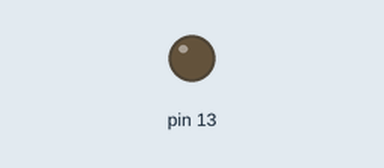
Recording of a sketch running on a simulated Arduino Uno, built with avr-gcc and run on an emulated ATmega328P. Shown: output pins drawn as LEDs (lit = HIGH). What the sketch prints to the serial monitor is not drawn.

Above: at 0.1 s.
At 0.7 s:
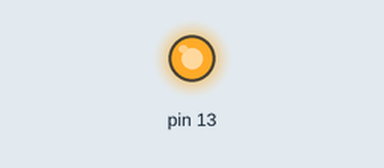
Timing chart, 0 to 2.3 s (numbered marks = the images above):
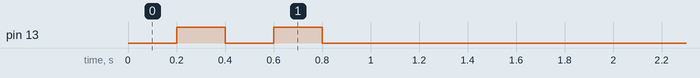

The sketch:

ring-led-aa.ino
```cpp
// ring-led-aa.ino

// Fri Aug 23 19:49:29 UTC 2019
```

sketch_ring-led-aa.cpp
```cpp
// ring-led-aa-sketch.cpp
// 23 August 2019  14:43 UTC

// recent update:
// Fri Aug 23 19:49:29 UTC 2019

// CURRENT platform: ItsyBitsyM4, Adafruit

// (future test platform: Metro M4 Express, Adafruit - SOON)

#include <Arduino.h>
#define LED 13 // D13 // Metro vs ItsyBitsy here - TODO
#define WIGGLE_COUNT 12 // full on-off cycle count

// swap these two lines, as required:
#undef  NO_WIGGLE
#define NO_WIGGLE


// STKSIZE is always a power of two; STKMASK is one less than STKSIZE
const int STKSIZE = 8;
const int STKMASK = 7;
int stack[STKSIZE];
int p = 0;

/* TOS is Top Of Stack */
#define TOS stack[p]

// Note: TOS can by any element of the stack[] array!
// In particular, it is often not the same as stack[0] (as one might expect).

// push n to top of data stack
void push(int n) {
  p = (p + 1)& STKMASK;
  TOS = n;
}

// return top of stack
int pop(void) {
  int n = TOS;
  p = (p - 1)& STKMASK;
  return n;
}


// Global delay timer
int spd = 1044; // int spd = 44;


// set the pin named in the TOS (top of stack) to OUTPUT (push-pull) mode
void output(void) { // ( n -- )
  pinMode(pop(), OUTPUT);
}


void led_off(void) { // ( -- )
  push(LED);
  int a = pop();
  digitalWrite(a, LOW);
}

void led_on(void) { // ( -- )
  push(LED);
  int a = pop();
  digitalWrite(a, HIGH);
}

/*
void del(void) {
  delay(pop());
}
*/

// normalize spd to a reasonable value of 100, if it is outside 2 thru 22333
void defspeed(void) { // ( -- )
  if ((spd < 2) || (spd > 22333) ) { spd = 100; }
}

/*
213 // delay TOS # of milliseconds
214 NAMED(_delay, "delay");
215 void del() {
216   delay(pop());
217 }
218
219 void defspeed() {
220     if ((spd < 2) || (spd > 22333) ) { spd = 100; }
221 }
*/

// Toggle pin at TOS and delay(spd), repeat...
void wiggle(void) { // ( n -- )
  int a = pop(); // which gpio pin?
  pinMode(a, OUTPUT);
  for (int i = 0; i < WIGGLE_COUNT; i++) {
    digitalWrite(a, HIGH);
    defspeed();
    delay(spd); // delay(100);
    digitalWrite(a, LOW);
    delay(spd); // delay(100);
  }
}

// - - - -   populate stack sample values   - - -
void populate_stack_for_test(void) {
  int n = -299;
/*
  push(n); // can push initial value n, here
*/

/*
  n = -200; push(n);
*/

  n = -107; push(n);
  n = -106; push(n);
  n = -105; push(n);
  n = -104; push(n);
  n = -103; push(n);
  n = -102; push(n);
  n = -101; push(n);
  n = -100; push(n);
}

// - - - -   printing   - - - -
void print_stack(void) {
  int a = -99; // debug
  for (int i=0; i<STKSIZE; i++) {
    Serial.print("element: ");
    Serial.print(i);
    Serial.print("  value: ");
    a = pop(); // harmless as long as entire stack gets iterated.
    Serial.println(a);
  }

}

// - - - -   setups   - - - -

void setup_gpio(void) {
  push(LED); // say which port pin's mode is to be set as an output, now
  output();
}

#undef WAIT_SERIAL
#define WAIT_SERIAL

void setup_serial(void) {
  Serial.begin(9600);

#ifdef WAIT_SERIAL
  while (!Serial); // hold for activity
#endif

  delay(500);
  Serial.println("Serial active.");
}

void stack_demo(void) {
}

void setup(void) {
  setup_gpio();
  led_off(); // initially off

#ifdef NO_WIGGLE
  delay(200);
  led_on(); delay(200); led_off(); delay(200);
  led_on(); delay(200); led_off(); delay(200);
#endif

#ifndef NO_WIGGLE
  delay(2500);
  push(LED);
  wiggle(); // let them know
#endif

  setup_serial();

// stack_demo();
  populate_stack_for_test();
  print_stack();
  Serial.println(" - - -");
  int n = -705; push(n); print_stack(); Serial.println(" - - -");
  n = -605;     push(n); print_stack(); // Serial.println(" - - -");

}

void loop(void) {
  // everything is done in setup() at the moment
}
```
